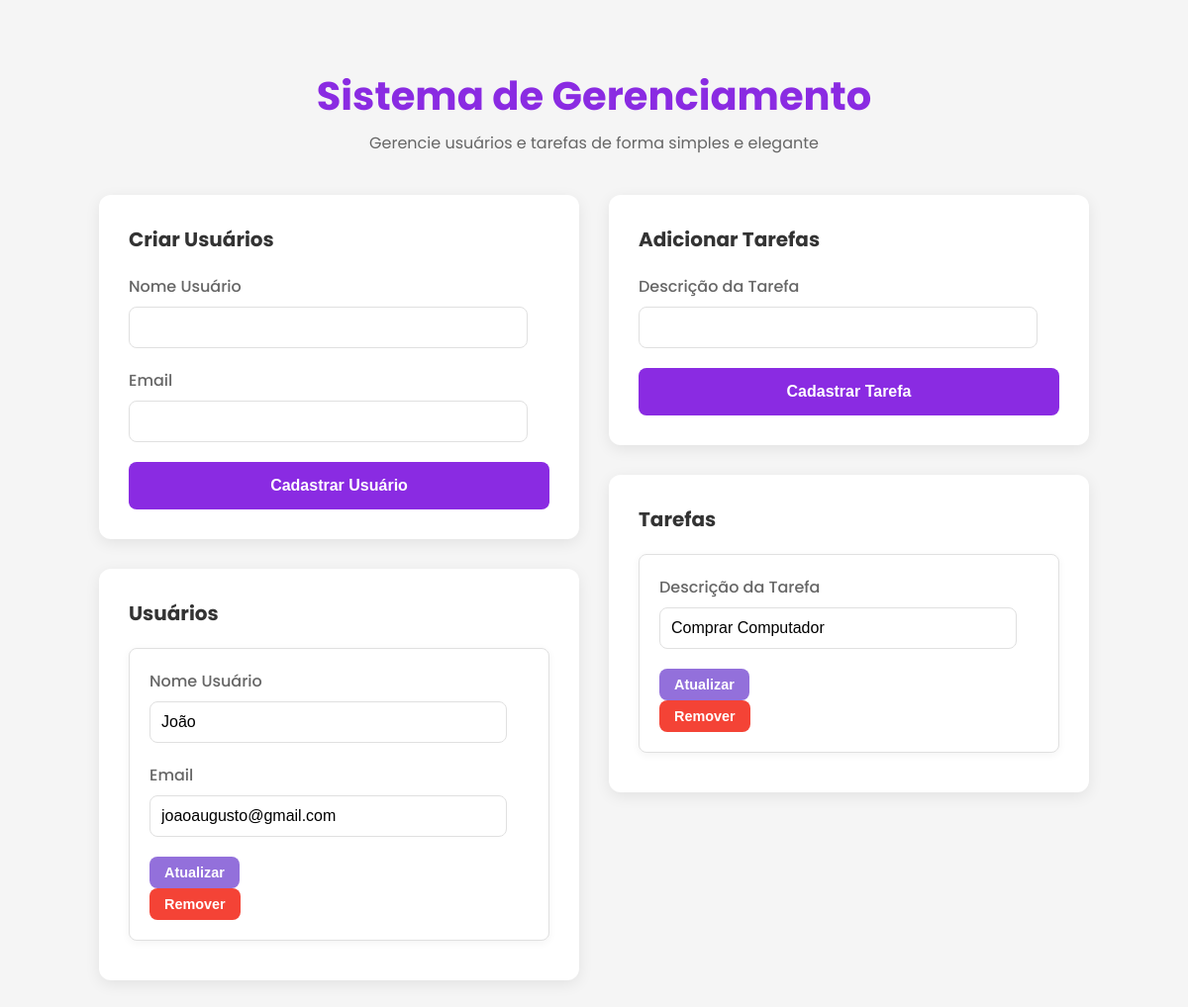
The page /hello/ on the database as committed earlier.
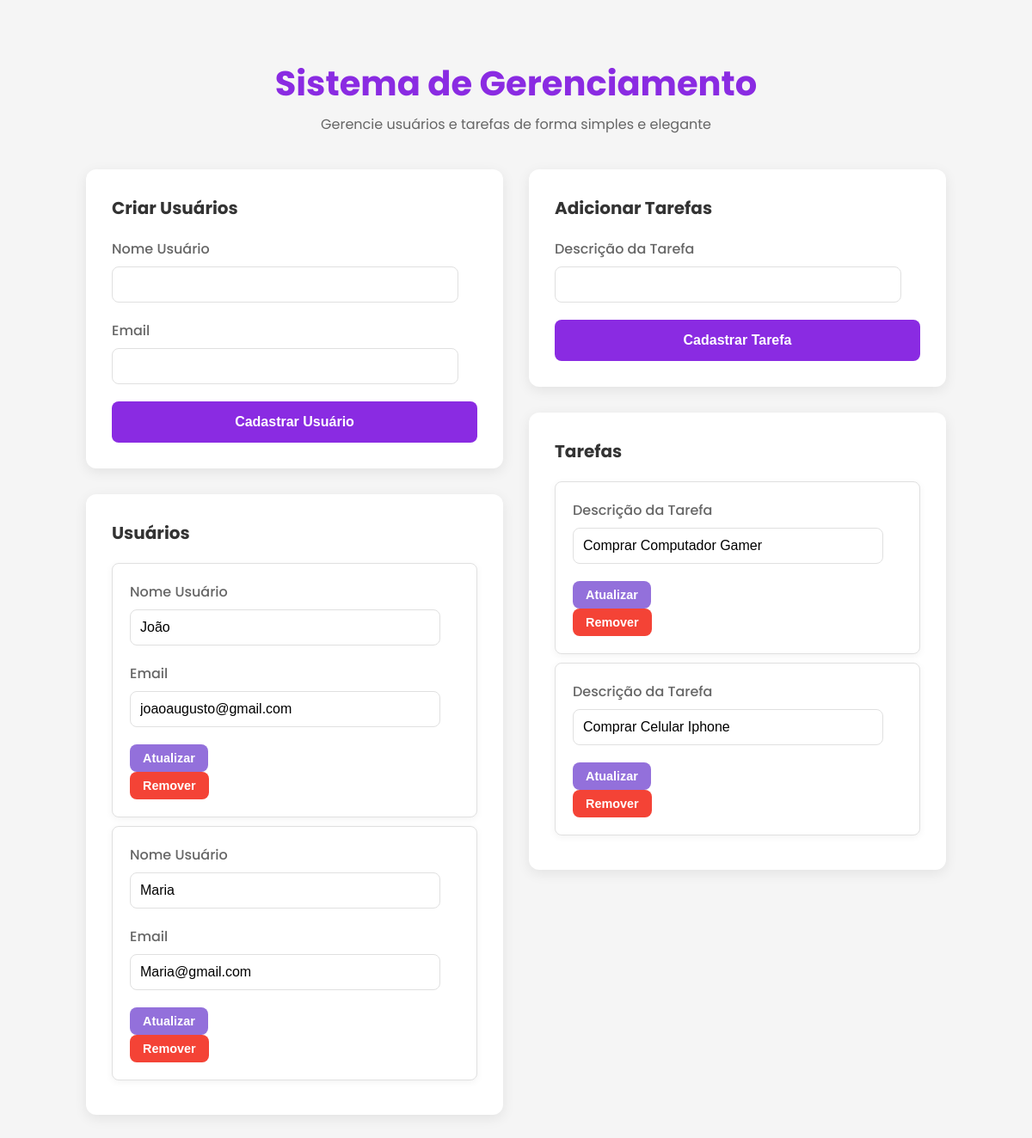
The same page on the database as committed later.
### app/models.py (models this page shows)
class User(db.Model):
    id = db.Column(db.Integer, primary_key=True)
    username = db.Column(db.String(80), unique=True, nullable=False)
    email = db.Column(db.String(120), unique=True, nullable=False)

class Tarefa(db.Model):
    id = db.Column(db.Integer, primary_key=True)
    descricao = db.Column(db.String(255), unique=True, nullable=False)

### app/hello/routes.py (the view)
@hello_bp.route('/')
def index():
    usuarios = User.query.all()
    tarefas = Tarefa.query.all()
    return render_template('index.html', usuarios=usuarios, tarefas=tarefas)

### app/templates/index.html (shortened to what this page needs)
<!DOCTYPE html>
<html lang="pt-br">
<head>
</head>
<body>
    <div class="header">
        <h1>Sistema de Gerenciamento</h1>
        <p>Gerencie usuários e tarefas de forma simples e elegante</p>
    </div>
    <div class="main-container">
        <div class="column">
            <div class="card">
                <div class="card-title">
                    <h2>Criar Usuários</h2>
                </div>
                <form class="create-form" action="{{url_for('hello.novoUsuario')}}" method="POST">
                    <div class="input-group">
                        <label for="nome">Nome Usuário</label>
                        <input type="text" id="nome" name="nome_usuario" required>
                    </div>
                    <div class="input-group">
                        <label for="email">Email</label>
                        <input type="email" id="email" name="email_usuario" required>
                    </div>
                    <button type="submit">Cadastrar Usuário</button>
                </form>
            </div>
            <div class="card">
                <div class="card-title">
                    <h2>Usuários</h2>
                </div>
                <ul>
                    {% for usuario in usuarios %}
                        <li>
                            <form class="edit-form" action="{{url_for('hello.editarUsuario', usuario_id=usuario.id)}}" method="POST">
                                <div class="input-group">
                                    <label for="nome">Nome Usuário</label>
                                    <input type="text" name="nome_usuario" value="{{ usuario.username }}" required>
                                </div>
                                <div class="input-group">
                                    <label for="email">Email</label>
                                    <input type="email" name="email_usuario" value="{{ usuario.email }}" required>
                                </div>
                                <div class="item-actions">
                                    <button type="submit">Atualizar</button>
                                </div>
                            </form>
                            <form class="remove-form" action="{{url_for('hello.removerUsuario', usuario_id=usuario.id)}}" method="POST">
                                <button type="submit">Remover</button>
                            </form>
                        </li>
                    {% endfor %}
                </ul>
            </div>
        </div>
        <div class="column">
            <div class="card">
                <div class="card-title">
                    <h2>Adicionar Tarefas</h2>
                </div>
                <form class="create-form" action="{{url_for('hello.novaTarefa')}}" method="POST">
                    <div class="input-group">
                        <label for="descricao">Descrição da Tarefa</label>
                        <input type="text" id="descricao" name="descricao_tarefa" required>
                    </div>
                    <button type="submit">Cadastrar Tarefa</button>
                </form>
            </div>
            <div class="card">
                <div class="card-title">
                    <h2>Tarefas</h2>
                </div>
                <ul>
                    {% for tarefa in tarefas %}
                        <li>
                            <form class="edit-form" action="{{url_for('hello.editarTarefa', tarefa_id=tarefa.id)}}" method="POST">
                                <div class="input-group">
                                    <label for="descricao">Descrição da Tarefa</label>
                                    <input type="text" name="descricao_tarefa" value="{{ tarefa.descricao }}" required>
                                </div>
                                <div class="item-actions">
                                    <button type="submit">Atualizar</button>
                                </div>
                            </form>
                            <form class="remove-form" action="{{url_for('hello.removerTarefa', tarefa_id=tarefa.id)}}" method="POST">
                                <button type="submit">Remover</button>
                            </form>
                        </li>
                    {% endfor %}
                </ul>
            </div>
        </div>
    </div>
</body>
</html>

### app/templates/index.html (style rules this page uses)
:root { --primary-purple: #8A2BE2; --light-purple: #9370DB; --remove-color: #f44336; --dark-text: #333; --light-text: #666; --background-body: #f5f5f5; --background-card: #fff; --border-color: #e0e0e0; }
body { font-family: 'Poppins', sans-serif; background-color: var(--background-body); margin: 0; padding: 40px 20px; color: var(--dark-text); display: flex; flex-direction: column; align-items: center; }
.header { text-align: center; margin-bottom: 40px; }
.header h1 { font-size: 2.5rem; color: var(--primary-purple); margin-bottom: 5px; }
.header p { font-size: 1rem; color: var(--light-text); margin: 0; }
.main-container { display: flex; gap: 30px; max-width: 1000px; width: 100%; flex-wrap: wrap; justify-content: center; }
.column { flex: 1; min-width: 350px; display: flex; flex-direction: column; gap: 30px; }
.card { background-color: var(--background-card); border-radius: 12px; padding: 30px; box-shadow: 0 4px 15px rgba(0, 0, 0, 0.08); display: flex; flex-direction: column; }
.card-title { display: flex; align-items: center; gap: 10px; margin-bottom: 20px; }
.card-title h2 { font-size: 1.25rem; color: var(--dark-text); margin: 0; }
.input-group { margin-bottom: 20px; }
.input-group label { display: block; margin-bottom: 8px; color: var(--light-text); font-weight: 500; }
.input-group input { width: calc(100% - 22px); padding: 11px; border: 1px solid var(--border-color); border-radius: 8px; font-size: 1rem; box-sizing: border-box; transition: border-color 0.3s; }
button[type="submit"] { width: 100%; padding: 15px; border: none; border-radius: 8px; background-color: var(--primary-purple); color: #fff; font-size: 1rem; font-weight: 600; cursor: pointer; display: flex; align-items: center; justify-content: center; gap: 10px; transition: background-color 0.3s, transform 0.2s; }
ul { list-style-type: none; padding: 0; margin: 0; }
li { background-color: var(--background-card); padding: 20px; margin-bottom: 10px; border: 1px solid var(--border-color); border-radius: 8px; display: flex; flex-direction: column; box-shadow: 0 2px 8px rgba(0, 0, 0, 0.05); transition: box-shadow 0.3s ease, transform 0.2s ease; }
.item-actions { display: flex; gap: 10px; margin-top: 10px; }
li button[type="submit"] { width: auto; padding: 8px 15px; font-size: 0.9em; }
.edit-form button[type="submit"] { background-color: var(--light-purple); }
.remove-form button[type="submit"] { background-color: var(--remove-color); }

Rows that differ between the two databases and show on the page:
added User: nome_usuario "Maria", email_usuario "Maria@gmail.com"
changed Tarefa: descricao_tarefa "Comprar Computador" → "Comprar Computador Gamer"
added Tarefa: descricao_tarefa "Comprar Celular Iphone"
